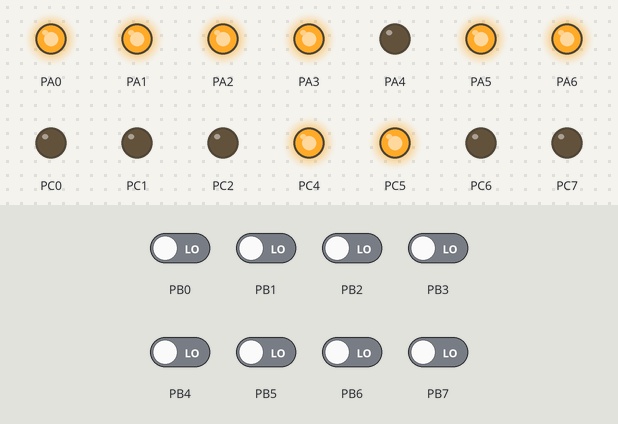
Recording of a program running on a simulated ATmega32, built with avr-gcc and emulated at 1 MHz. On the bench: output pins drawn as LEDs (lit = HIGH). Inputs (shaded band) come from the test bench; at power-on: PB0–7 LOW.

Above: at 1.2 s.
1.3 s: PB0 driven HIGH
At 2.3 s:
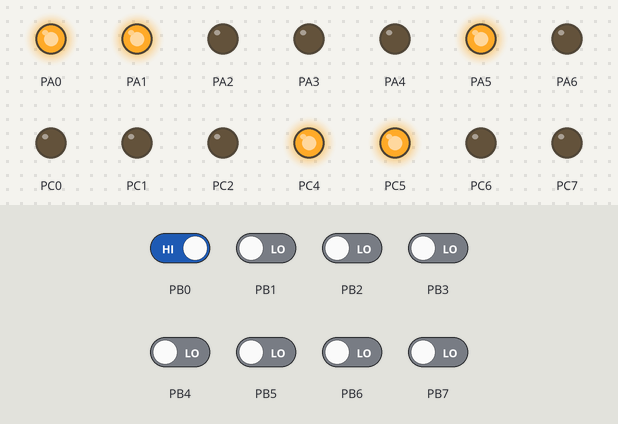
2.8 s: PB1 driven HIGH
At 3.4 s:
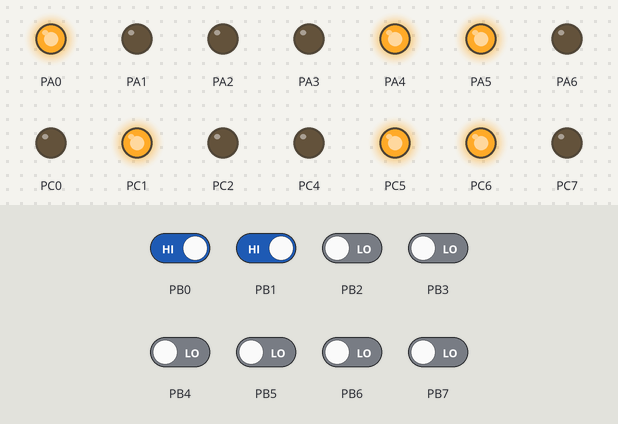
4.3 s: PB2 driven HIGH
At 4.6 s:
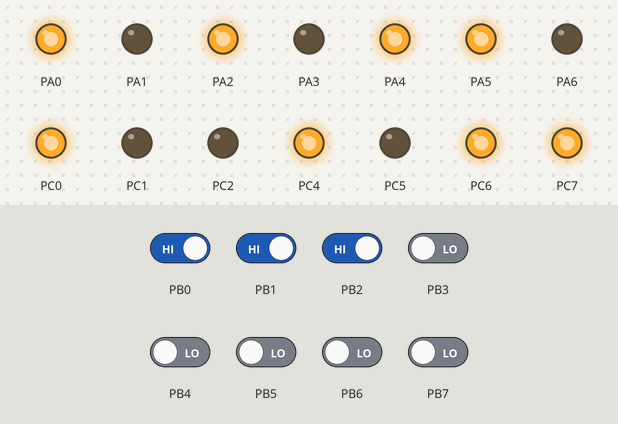
5.8 s: PB3 driven HIGH
At 6.9 s:
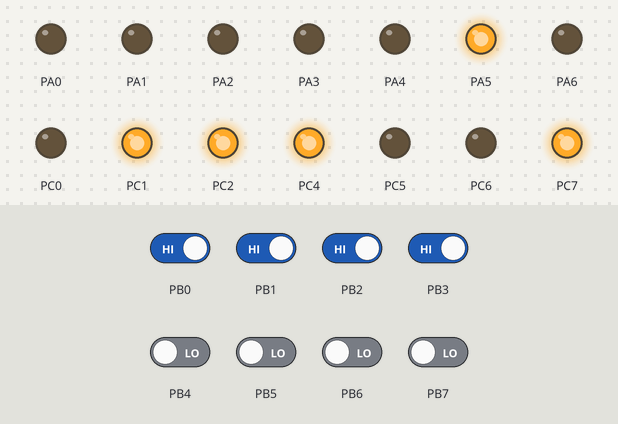
7.3 s: PB4 driven HIGH
At 8.1 s:
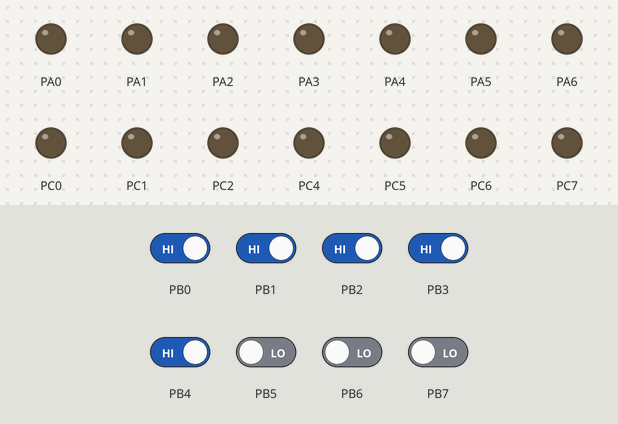
8.8 s: PB2 driven LOW
At 9.2 s:
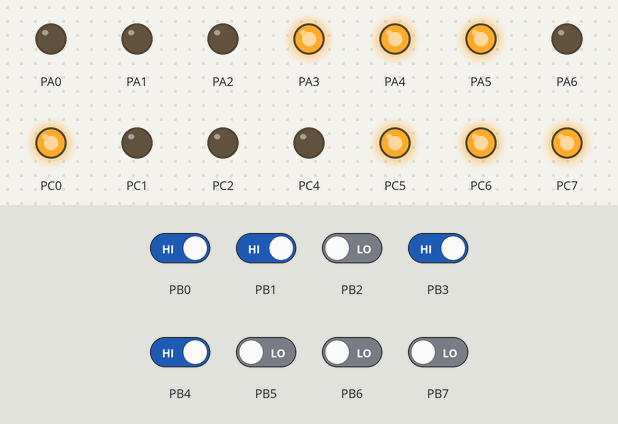
Timing chart, 0 to 11.3 s (numbered marks = the images above; inputs shaded):
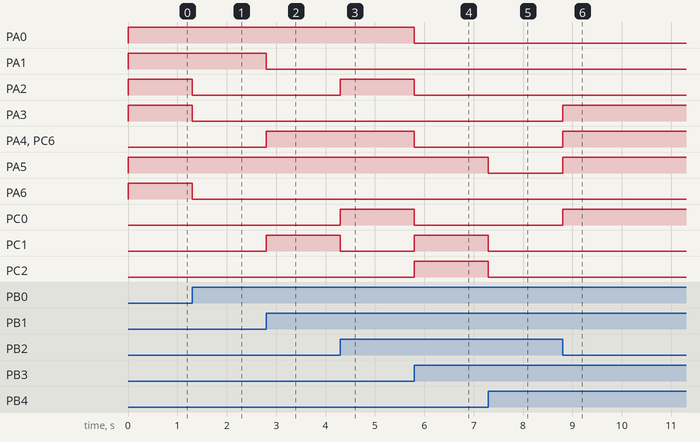

Measured:
- after the input at 1.3 s, PA2, PA3, PA6: HIGH → LOW at once
- after the input at 2.8 s, PA1, PC4: HIGH → LOW at once; PA4, PC1, PC6: LOW → HIGH at once
- after the input at 4.3 s, PA2, PC0, PC4, PC7: LOW → HIGH at once; PC1, PC5: HIGH → LOW at once
- after the input at 5.8 s, PA0, PA2, PA4, PC0, PC6: HIGH → LOW at once; PC1, PC2: LOW → HIGH at once
- after the input at 7.3 s, PA5, PC1, PC2, PC4, PC7: HIGH → LOW at once
- after the input at 8.8 s, PA3–5, PC0, PC5–7: LOW → HIGH at once

The program:

main.c
```c
/*
 * GccApplication1.c
 *
 * Created: 14/2/2023 12:54:27 pm
 * Author : Reyazul
 */

#define F_CPU 1000000UL
#include <avr/io.h>
#include <util/delay.h>

uint16_t INSTRUCTIONS[1<<8] = {
	0x306f,
	0x3023,
	0x503e,
	0x6231,
	0xc234,
	0xd135,
	0x9323,
	0xd135,
	0x9323,
	0x1331,
	0xa341,
	0x21c0,
	0x0441,
	0xf334,
	0x5661,
	0x9620,
	0x5661,
	0x9630,
	0x21b0,
	0x8131,
	0x7531,
	0xf630,
	0x3661,
	0xb352,
	0xf620,
	0x3661,
	0x21c0,
	0xe138

};

int main(void)
{
	// Some pins of PORTC can not be used for I/O directly.
	// turn of JTAG to use them
	// o write a 1 to the JTD bit twice consecutively to turn it off
	MCUCSR = (1<<JTD);  MCUCSR = (1<<JTD);

	DDRB = 0x00;	// input pc

	// Instruction : D[7:0]C[7:0]
	DDRA = 0xFF;	// lower 8-bits of instruction
	DDRC = 0xFF;	// upper 8-bits of instruction

	uint8_t pc = -1;
	uint16_t instruction;
	/* Replace with your application code */
	while (1)
	{
		if (PINB != pc) {
			pc = PINB;
			instruction = INSTRUCTIONS[pc];
			PORTA = (uint8_t) instruction;
			PORTC = (uint8_t) (instruction >> 8);
			_delay_ms(50);
		}
	}
}
```
